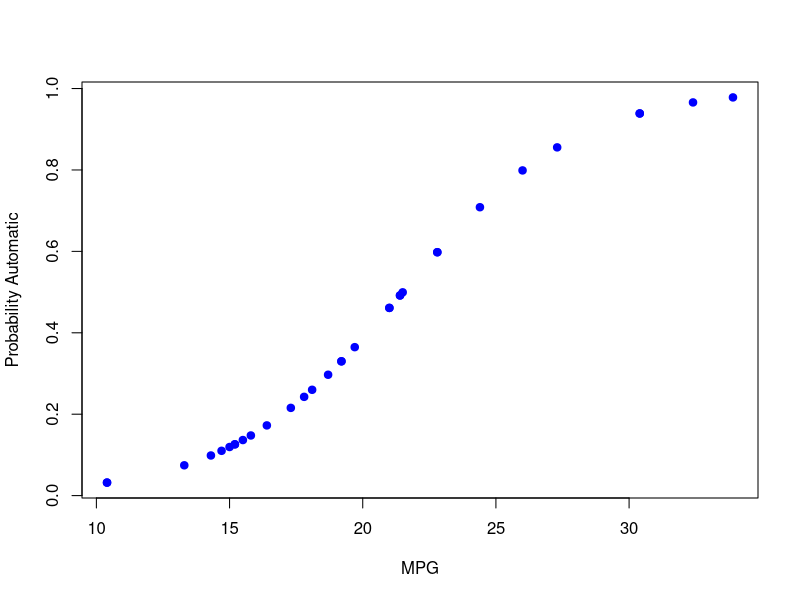

Here is the R script that generated this plot:
## ---- chunk 1
knitr::opts_chunk$set(echo = TRUE)
## ---- chunk 2
data(cars)
summary(mtcars)
mtcarsdf <- as.data.frame(mtcars)
## ---- chunk 3
cargrp <- aggregate(mtcars$am, list(mtcars$mpg), function(x) unique(x))
colnames(cargrp) <- c("mpg", "am")
cargrp[17,2]

## ---- chunk 4
lmCars <- lm(mtcars$am~ mtcars$mpg)
summary(lmCars)$coeff
## ---- chunk 5
logCars <- glm(mtcars$am~ mtcars$mpg, family = "binomial")
summary(logCars)
## ---- chunk 6
plot(mtcars$mpg,logCars$fitted,pch=19,col="blue",xlab="MPG",ylab="Probability Automatic")
